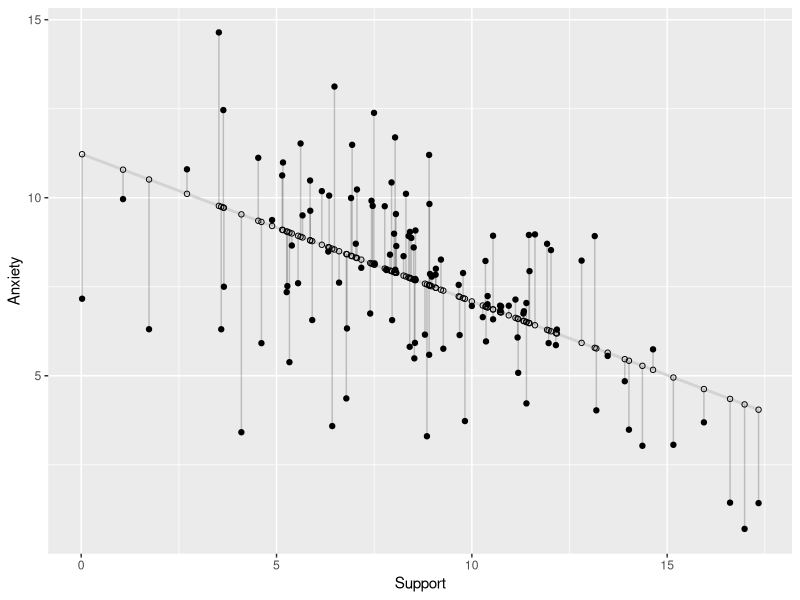
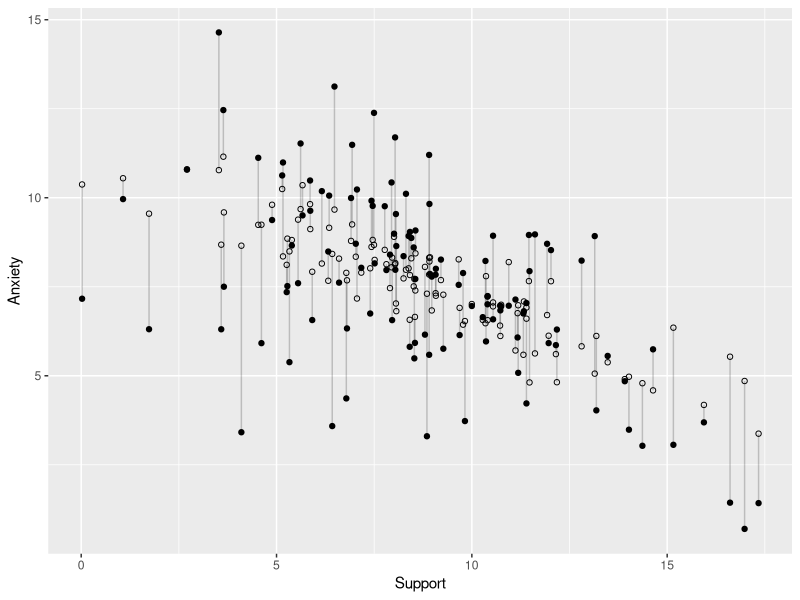
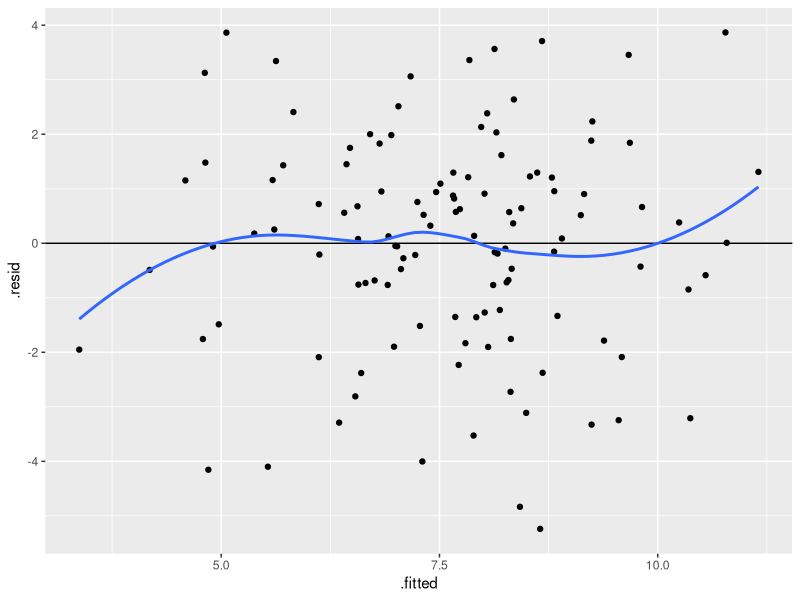
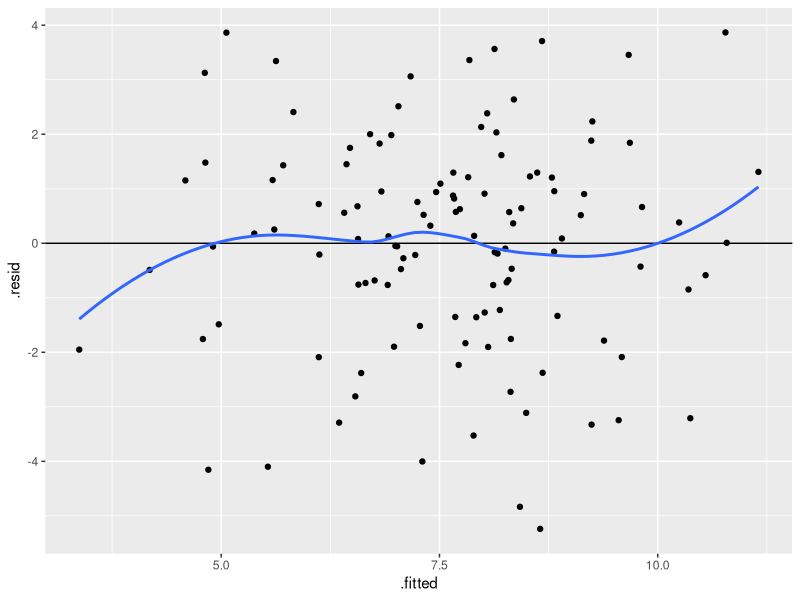
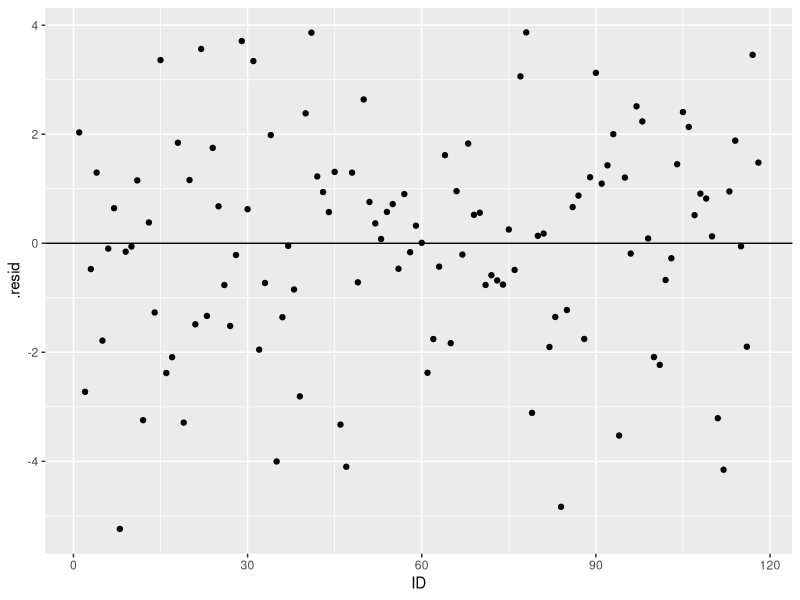
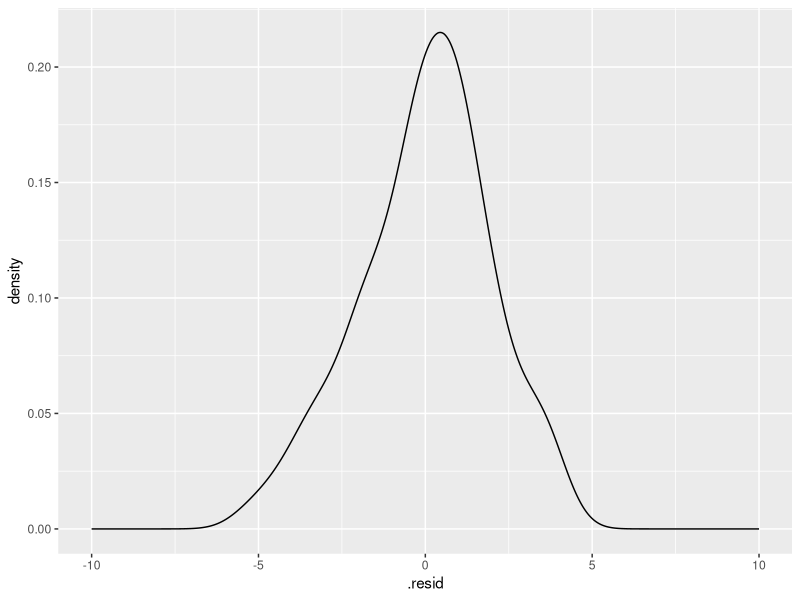
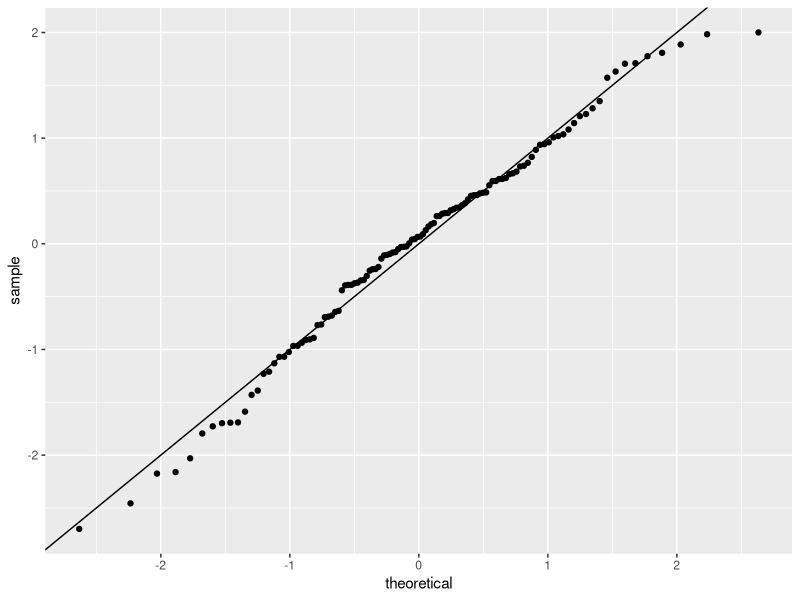

Generate these figures, in order, with R: (Note: this script raises an error after producing the figures.)
## ---- chunk 1

library(readr)
a_data <- read.csv("diagnostics.csv")
library(broom)
model.1 <- lm(Anxiety ~ Stress + Support, a_data)
a_data<- augment(model.1)
a_data
## ---- chunk 2

model.0 <- lm(Anxiety ~ Support , a_data)
a_data.0<- augment(model.0)

library(ggplot2)
ggplot(a_data.0, aes(x = Support, y = Anxiety)) +
  geom_smooth(method = "lm", se = FALSE, color = "lightgrey") +  # Plot regression slope
  geom_segment(aes(xend = Support, yend = .fitted), alpha = .2) +  # alpha to fade lines
  geom_point() +
  geom_point(aes(y = .fitted), shape = 1)
## ---- chunk 3

ggplot(a_data, aes(x = Support, y = Anxiety)) +
  geom_segment(aes(xend = Support, yend = .fitted), alpha = .2) +  # alpha to fade lines
  geom_point() +
  geom_point(aes(y = .fitted), shape = 1)
## ---- chunk 4
library(ggplot2)

ggplot(data = a_data, aes(x=.fitted, y=.resid)) + 
  geom_hline(yintercept = 0) +
  geom_point() + geom_smooth( se = FALSE)
## ---- chunk 5
ggplot(data = a_data, aes(x=.fitted, y=.resid)) + geom_point() + 
    geom_hline(yintercept = 0) +
  geom_smooth(se = FALSE)

## ---- chunk 6
a_data$ID <- c(1:118)
ggplot(data = a_data, aes(x=ID, y = .resid)) + geom_point() +  geom_hline(yintercept = 0) 

## ---- chunk 7
ggplot(data = a_data, aes(x= .resid)) + geom_density() +   xlim(-10, 10)
## ---- chunk 8
ggplot(model.1) +
  stat_qq(aes(sample = .stdresid)) +
  geom_abline()
## ---- chunk 9
library(car)
qqPlot(model.1)
#base plot function too
#plot(model.1, which = 2)
## ---- chunk 10
ggplot(a_data, aes(x = ID, y = .cooksd)) +
geom_point() +
geom_text(aes(label = rownames(a_data)), vjust = -1)
## ---- chunk 11

a_data$dfbetastress <- dfbeta(model.1)[,"Stress"]

ggplot(data = a_data, aes(x = ID, y = dfbetastress)) + geom_point() +
geom_text(aes(label = rownames(a_data), vjust = -1))
